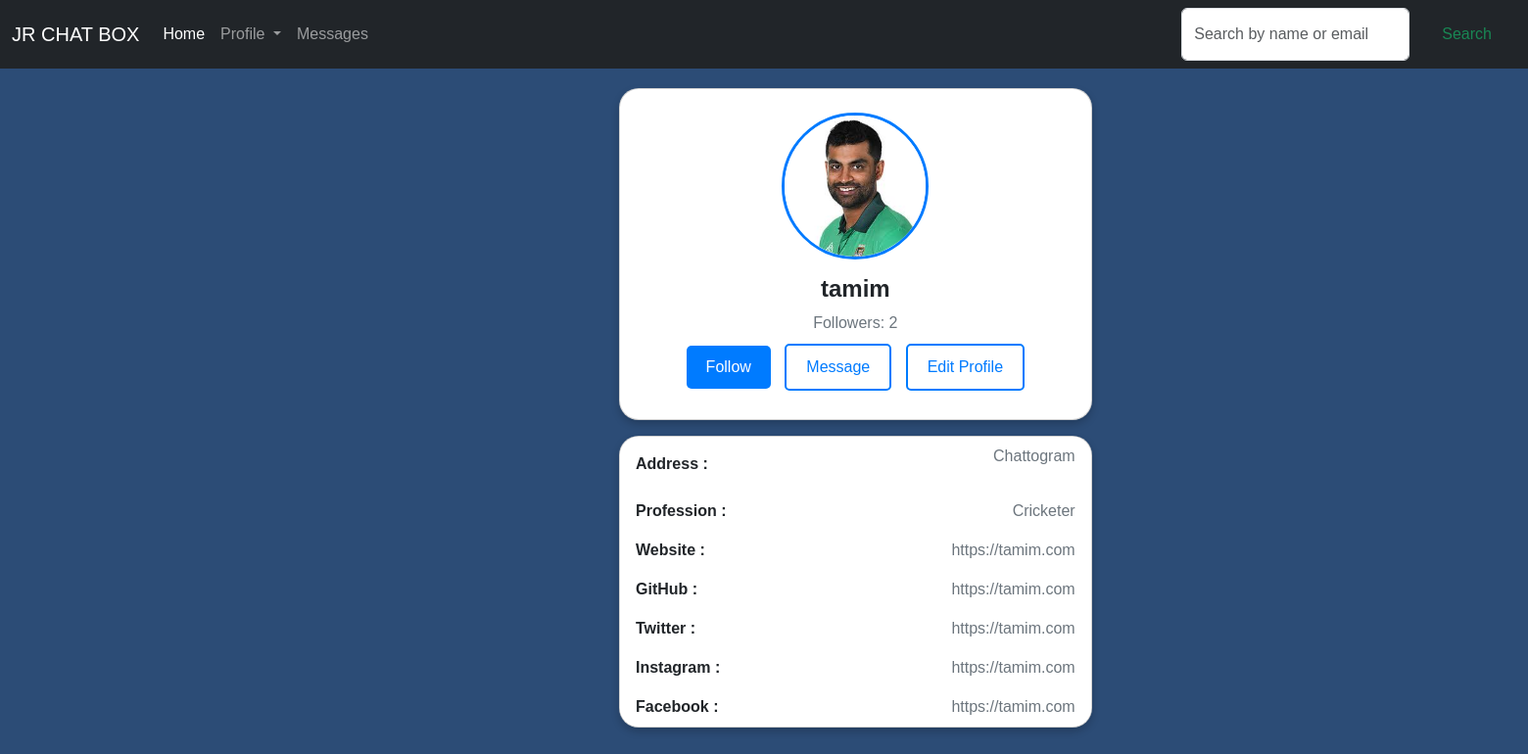
Page /home (signed in) on the committed database.
### Chat/models.py (models this page shows, shortened)
class UserProfile(models.Model):
    user = models.OneToOneField(User, on_delete=models.CASCADE)
    profile_picture = models.ImageField(upload_to='profile_pictures/', null=True, blank=True)
    address = models.CharField(max_length=200, null=True, blank=True)
    profession = models.CharField(max_length=200, null=True, blank=True)
    website = models.URLField(null=True, blank=True)
    github = models.URLField(null=True, blank=True)
    twitter = models.URLField(null=True, blank=True)
    instagram = models.URLField(null=True, blank=True)
    facebook = models.URLField(null=True, blank=True)

### Chat/views.py (the view, shortened to what this page needs)
# urls.py: path('home', views.Home, name='home'),
@login_required(login_url='authenticate')
def Home(request):
    profile = UserProfile.objects.filter(user=request.user).first()
    return render(request, 'home.html', {'profile': profile})

### templates/home.html (shortened to what this page needs)
{% load static %}
<!DOCTYPE html>
<html lang="en">
<head>
    <link href="https://cdn.jsdelivr.net/npm/bootstrap@5.3.0-alpha1/dist/css/bootstrap.min.css" rel="stylesheet">
    <link rel="stylesheet" href="{% static 'home.css' %}">
</head>
<body>
    <nav class="navbar navbar-expand-lg navbar-dark bg-dark " >
        <div class="container-fluid">
            <a class="navbar-brand" href="#">JR CHAT BOX</a>
            <div class="collapse navbar-collapse" id="navbarNav">
                <ul class="navbar-nav">
                    <li class="nav-item">
                        <a class="nav-link active" href="#">Home</a>
                    </li>
                    <li class="nav-item dropdown">
                        <a class="nav-link dropdown-toggle" href="#" id="navbarDropdown" role="button" data-bs-toggle="dropdown" aria-expanded="false">
                            Profile
                        </a>
                    </li>
                    <li class="nav-item">
                        <a class="nav-link" href="{% url 'message_box' %}">Messages</a>
                    </li>
                </ul>
                <form method="GET" action="{% url 'search_profile' %}" class="d-flex ms-auto" role="search">
                    <input class="form-control me-2" type="search" name="query" placeholder="Search by name or email" aria-label="Search" value="{{ request.GET.query }}">
                    <button class="btn btn-outline-success" type="submit">Search</button>
                </form>
            </div>
        </div>
    </nav>
    <div class="container ">
        <div class="main-body">
            <div class="row gutters-sm">
                <div class="col-md-4 mb-3">
                    <div class="card">
                        <div class="card-body">
                            <div class="d-flex flex-column align-items-center text-center">
                                {% if profile.profile_picture %}
                                <img src="{{ profile.profile_picture }}" alt="Profile Picture" class="rounded-circle" width="150">
                                {% else %}
                                <img src="https://bootdey.com/img/Content/avatar/avatar7.png" alt="Profile Picture" class="rounded-circle" width="150">
                                {% endif %}
                                <div class="mt-3">
                                    <h4><b>{{ request.user }}</b></h4>
                                    <p class="text-secondary mb-1">Followers: <span id="follower-count">{{ user.followers.count }}</span></p>
                                    <button class="btn btn-primary" id="follow-button" data-user-id="{{ user.id }}">
                                        Follow
                                    </button>
                                    <a href="{% url 'message_box' %}" class="btn btn-outline-primary">Message</a>
                                    <a href="{% url 'edit_profile' %}" class="btn btn-outline-primary">Edit Profile</a>
                                </div>
                            </div>
                        </div>
                    </div>
                    <div class="card mt-3">
                        <ul class="list-group list-group-flush">
                            <li class="list-group-item">
                                <h6><b>Address : </b></h6>
                                <span class="text-secondary"><address>{{ profile.address }}</address></span>
                            </li>
                            <li class="list-group-item">
                                <h6><b>Profession : </b></h6>
                                <span class="text-secondary">{{ profile.profession }}</span>
                            </li>
                            <li class="list-group-item">
                                <h6><b>Website : </b></h6>
                                <span class="text-secondary">{{ profile.website }}</span>
                            </li>
                            <li class="list-group-item">
                                <h6><b>GitHub : </b></h6>
                                <span class="text-secondary">{{ profile.github }}</span>
                            </li>
                            <li class="list-group-item">
                                <h6><b>Twitter : </b></h6>
                                <span class="text-secondary">{{ profile.twitter }}</span>
                            </li>
                            <li class="list-group-item">
                                <h6><b>Instagram : </b></h6>
                                <span class="text-secondary">{{ profile.instagram }}</span>
                            </li>
                            <li class="list-group-item">
                                <h6><b>Facebook : </b></h6>
                                <span class="text-secondary">{{ profile.facebook }}</span>
                            </li>
                        </ul>
                    </div>
                </div>
            </div>
        </div>
    </div>
</body>
</html>

### static/home.css (style rules this page uses)
body { margin-top: 0px; color: #1a202c; text-align: left; background-color: #2c4c76; font-family: Arial, sans-serif; }
.main-body { padding: 20px; }
.card { box-shadow: 0 4px 8px rgba(0, 0, 0, 0.2); border-radius: 20px; background-color: #fff; overflow: hidden; }
.card-body { padding: 1.5rem; text-align: center; }
.rounded-circle { border-radius: 50%; border: 3px solid #007bff; transition: transform 0.3s ease; }
.text-secondary { color: #6c757d; }
.btn { margin: 5px; padding: 10px 20px; border: none; border-radius: 5px; cursor: pointer; transition: background-color 0.3s ease, color 0.3s ease; }
.btn-primary { background-color: #007bff; color: #fff; }
.btn-outline-primary { background-color: transparent; color: #007bff; border: 2px solid #007bff; }
.list-group-item { border: none; display: flex; justify-content: space-between; align-items: center; }
.list-group-item h6 { margin: 0; }
.container { max-width: 100%; margin: 0px 600px; }

### rows in the picture
UserProfile: address "Chattogram", profession "Cricketer", website "https://tamim.com", github "https://tamim.com", twitter "https://tamim.com", instagram "https://tamim.com", facebook "https://tamim.com"

### other values in the picture
{{ request.user }} "tamim"
{{ user.followers.count }} "2"
